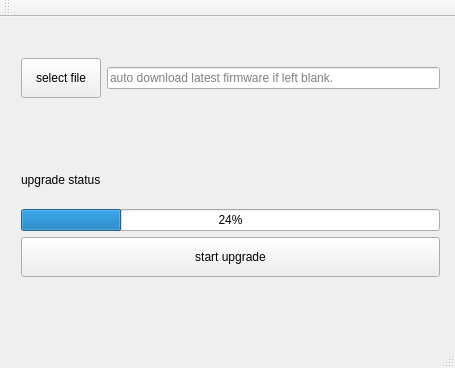
<?xml version="1.0" encoding="UTF-8"?>
<ui version="4.0">
 <class>MainWindow</class>
 <widget class="QMainWindow" name="MainWindow">
  <property name="geometry">
   <rect>
    <x>0</x>
    <y>0</y>
    <width>455</width>
    <height>368</height>
   </rect>
  </property>
  <property name="windowTitle">
   <string>Keybox upgrade tools</string>
  </property>
  <widget class="QWidget" name="centralWidget">
   <widget class="QWidget" name="verticalLayoutWidget">
    <property name="geometry">
     <rect>
      <x>10</x>
      <y>30</y>
      <width>441</width>
      <height>241</height>
     </rect>
    </property>
    <layout class="QVBoxLayout" name="vLayout">
     <item>
      <layout class="QHBoxLayout" name="hLayout1">
       <item>
        <widget class="QPushButton" name="seletFileButton">
         <property name="minimumSize">
          <size>
           <width>0</width>
           <height>40</height>
          </size>
         </property>
         <property name="text">
          <string>select file</string>
         </property>
        </widget>
       </item>
       <item>
        <widget class="QLineEdit" name="fileNameEdit">
         <property name="placeholderText">
          <string>auto download latest firmware if left blank.</string>
         </property>
        </widget>
       </item>
      </layout>
     </item>
     <item>
      <widget class="QLabel" name="versionInfo">
       <property name="text">
        <string/>
       </property>
      </widget>
     </item>
     <item>
      <widget class="QLabel" name="upgradeStatus">
       <property name="minimumSize">
        <size>
         <width>200</width>
         <height>0</height>
        </size>
       </property>
       <property name="text">
        <string>upgrade status</string>
       </property>
      </widget>
     </item>
     <item>
      <widget class="QProgressBar" name="upgradeProcess">
       <property name="value">
        <number>24</number>
       </property>
      </widget>
     </item>
     <item>
      <widget class="QPushButton" name="upgradeButton">
       <property name="minimumSize">
        <size>
         <width>0</width>
         <height>40</height>
        </size>
       </property>
       <property name="sizeIncrement">
        <size>
         <width>0</width>
         <height>30</height>
        </size>
       </property>
       <property name="text">
        <string>start upgrade</string>
       </property>
      </widget>
     </item>
    </layout>
   </widget>
  </widget>
  <widget class="QMenuBar" name="menuBar">
   <property name="geometry">
    <rect>
     <x>0</x>
     <y>0</y>
     <width>455</width>
     <height>22</height>
    </rect>
   </property>
  </widget>
  <widget class="QToolBar" name="mainToolBar">
   <attribute name="toolBarArea">
    <enum>TopToolBarArea</enum>
   </attribute>
   <attribute name="toolBarBreak">
    <bool>false</bool>
   </attribute>
  </widget>
  <widget class="QStatusBar" name="statusBar"/>
 </widget>
 <layoutdefault spacing="6" margin="11"/>
 <resources/>
 <connections/>
</ui>
